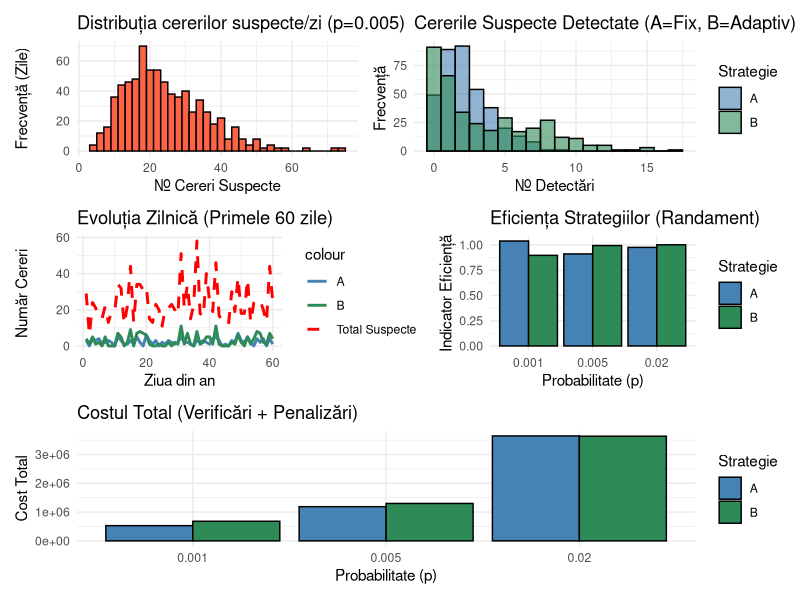
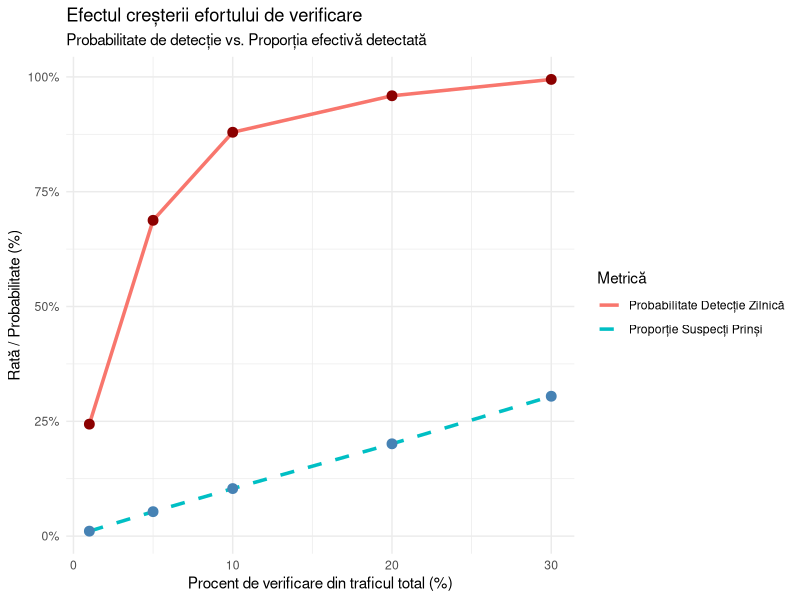
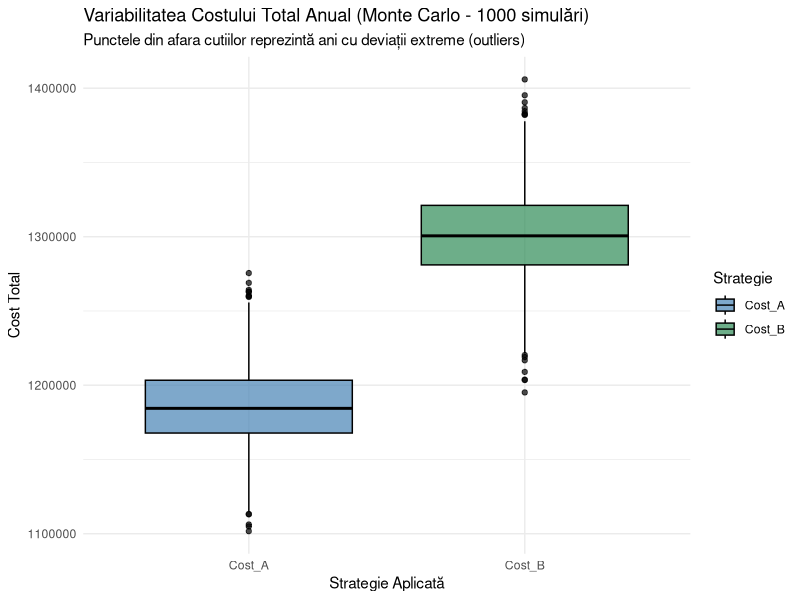

Generate these figures, in order, with R:
# Instalare pachete (dacă nu le aveți deja)
# install.packages(c("tidyverse", "patchwork"))

library(tidyverse)
library(patchwork)

# Setăm seed-ul pentru ca rezultatele să fie identice la fiecare rulare
set.seed(2026)

# ==============================================================================
# 1 & 2. PARAMETRII GENERALI ȘI GENERAREA TRAFICULUI
# ==============================================================================
zile_an <- 365
media_zilnica <- 5000 
dispersia_nb <- 5 # Parametru pentru a crea fluctuații mari de trafic (zile foarte aglomerate)

# --- ANALIZA COSTURILOR (Parametri) ---
# Alocăm un cost per verificare și o penalizare mai mare pentru fiecare suspect nedetectat
cost_verificare <- 2      
cost_nedetectat <- 100    

# Generăm traficul total pentru un an (Folosim Binomială Negativă)
total_cereri <- rnbinom(zile_an, size = dispersia_nb, mu = media_zilnica)

# ==============================================================================
# 3 & 4. FUNCȚIA DE SIMULARE (Pentru scenariile p și Strategii)
# ==============================================================================
simuleaza_scenariu <- function(p_suspect) {
  
  # Generăm cererile suspecte din traficul total (Distribuție Binomială)
  cereri_suspecte <- rbinom(zile_an, size = total_cereri, prob = p_suspect)
  cereri_normale  <- total_cereri - cereri_suspecte
  
  # --- STRATEGIA A: Aleatoare Simplă (Fix 10% din trafic) ---
  pct_fix <- 0.10
  verificate_A <- round(total_cereri * pct_fix)
  
  # --- STRATEGIA B: Adaptivă ---
  # Verificăm 5% în zilele liniștite și 20% în zilele cu trafic mai mare decât media
  pct_adaptiv <- ifelse(total_cereri > mean(total_cereri), 0.20, 0.05)
  verificate_B <- round(total_cereri * pct_adaptiv)
  
  # --- DETECȚIE (Distribuție Hipergeometrică - extragere fără revenire) ---
  # rhyper(nr_zile, bile_albe(suspecte), bile_negre(normale), extrageri)
  detectate_A <- rhyper(zile_an, cereri_suspecte, cereri_normale, verificate_A)
  nedetectate_A <- cereri_suspecte - detectate_A
  
  detectate_B <- rhyper(zile_an, cereri_suspecte, cereri_normale, verificate_B)
  nedetectate_B <- cereri_suspecte - detectate_B
  
  # Asamblăm totul într-un dataframe
  data.frame(
    Ziua = 1:zile_an,
    Total_Cereri = total_cereri,
    Suspecte = cereri_suspecte,
    Normale = cereri_normale,
    P_Scenariu = as.factor(p_suspect),
    Verificate_A = verificate_A, Detectate_A = detectate_A, Nedetectate_A = nedetectate_A,
    Verificate_B = verificate_B, Detectate_B = detectate_B, Nedetectate_B = nedetectate_B
  )
}

# Rulăm simularea pentru cele 3 scenarii cerute
scenarii <- c(0.001, 0.005, 0.02)
# map_dfr aplică funcția pe fiecare probabilitate și lipește tabelele rezultate
date_simulare <- map_dfr(scenarii, simuleaza_scenariu)

# Transformăm formatul datelor ("long format") pentru a putea grupa strategiile A și B
date_long <- date_simulare %>%
  pivot_longer(
    cols = matches("_[AB]$"), 
    names_to = c(".value", "Strategie"), 
    names_pattern = "(.*)_(.)"
  )

# ==============================================================================
# 5. CALCULUL METRICILOR (pe Scenariu și Strategie)
# ==============================================================================
metrici <- date_long %>%
  group_by(P_Scenariu, Strategie) %>%
  summarise(
    # Prob. empirică de a detecta cel puțin 1 pe zi (Zile cu detecție / 365)
    Prob_Detectie_1_Zi = mean(Detectate > 0),
    
    # Proporții (evităm împărțirea la 0 pentru zilele perfect curate)
    Prop_Medie_Detectate = mean(ifelse(Suspecte == 0, 0, Detectate / Suspecte)),
    Prop_Medie_Nedetectate = mean(ifelse(Suspecte == 0, 0, Nedetectate / Suspecte)),
    Medie_Verificari = mean(Verificate),
    
    # INDICATOR DE EFICIENȚĂ PROPUS: "Randamentul Detecției"
    Eficienta = Prop_Medie_Detectate / mean(Verificate / Total_Cereri),
    
    # ANALIZA COSTURILOR
    Cost_Verificari = sum(Verificate) * cost_verificare,
    Cost_Penalizari = sum(Nedetectate) * cost_nedetectat,
    Cost_Total = Cost_Verificari + Cost_Penalizari,
    .groups = "drop"
  )

print("--- Tabel Metrici de Performanta (Inclusiv Costuri) ---")
print(metrici %>% select(P_Scenariu, Strategie, Cost_Verificari, Cost_Penalizari, Cost_Total))

# ==============================================================================
# 6. REPREZENTĂRI GRAFICE (Folosim p=0.005 pentru claritate)
# ==============================================================================
date_plot <- date_long %>% filter(P_Scenariu == "0.005")

# 6.1 Histograma cererilor suspecte zilnice
plot_suspecte <- ggplot(date_plot, aes(x = Suspecte)) +
  geom_histogram(fill = "tomato", color = "black", binwidth = 2) +
  theme_minimal() +
  labs(title = "Distribuția cererilor suspecte/zi (p=0.005)", x = "Nr. Cereri Suspecte", y = "Frecvență (Zile)")

# 6.2 Histograma detectărilor (Comparativ A vs B)
plot_detectate <- ggplot(date_plot, aes(x = Detectate, fill = Strategie)) +
  geom_histogram(position = "identity", alpha = 0.6, binwidth = 1, color="black") +
  theme_minimal() +
  scale_fill_manual(values = c("A" = "steelblue", "B" = "seagreen")) +
  labs(title = "Cererile Suspecte Detectate (A=Fix, B=Adaptiv)", x = "Nr. Detectări", y = "Frecvență")

# 6.3 Evoluția zilnică (Afișăm doar primele 60 de zile pentru lizibilitate)
plot_evolutie <- ggplot(date_plot %>% filter(Ziua <= 60), aes(x = Ziua)) +
  geom_line(aes(y = Suspecte, color = "Total Suspecte"), linewidth = 1, linetype="dashed") +
  geom_line(aes(y = Detectate, color = Strategie), linewidth = 1) +
  theme_minimal() +
  scale_color_manual(values = c("Total Suspecte" = "red", "A" = "steelblue", "B" = "seagreen")) +
  labs(title = "Evoluția Zilnică (Primele 60 zile)", x = "Ziua din an", y = "Număr Cereri")

# 6.4 Grafic Comparativ - Indicatorul de Eficiență pe toate cele 3 scenarii
plot_eficienta <- ggplot(metrici, aes(x = P_Scenariu, y = Eficienta, fill = Strategie)) +
  geom_col(position = "dodge", color="black") +
  theme_minimal() +
  scale_fill_manual(values = c("A" = "steelblue", "B" = "seagreen")) +
  labs(title = "Eficiența Strategiilor (Randament)", x = "Probabilitate (p)", y = "Indicator Eficiență")

# 6.5 Grafic Comparativ - Cost Total
plot_cost <- ggplot(metrici, aes(x = P_Scenariu, y = Cost_Total, fill = Strategie)) +
  geom_col(position = "dodge", color="black") +
  theme_minimal() +
  scale_fill_manual(values = c("A" = "steelblue", "B" = "seagreen")) +
  labs(title = "Costul Total (Verificări + Penalizări)", x = "Probabilitate (p)", y = "Cost Total")

# Afișarea graficelor (necesită pachetul 'patchwork')
(plot_suspecte | plot_detectate) / (plot_evolutie | plot_eficienta) / plot_cost

# ==============================================================================
# 7. SIMULAREA PENTRU MULTIPLE PROCENTE DE VERIFICARE
# ==============================================================================

# --- REZOLVAREA BUG-ULUI: Generăm datele de bază în mediul global pentru test ---
p_suspect_test <- 0.005 
cereri_suspecte_globale <- rbinom(zile_an, size = total_cereri, prob = p_suspect_test)
cereri_normale_globale  <- total_cereri - cereri_suspecte_globale
# --------------------------------------------------------------------------------

# Definim vectorul de procente cerut
procente_verificare <- c(0.01, 0.05, 0.10, 0.20, 0.30)

# Aplicăm o funcție iterativă (map_dfr) pentru a calcula metricile fiecărui procent
rezultate_procente <- map_dfr(procente_verificare, function(pct) {
  
  # Calculăm câte cereri sunt verificate efectiv pe zi
  verificate <- round(total_cereri * pct)
  
  # Simulăm detecția folosind variabilele globale corectate
  detectate <- rhyper(zile_an, cereri_suspecte_globale, cereri_normale_globale, verificate)
  
  # Returnăm un rând de tabel cu rezultatele
  data.frame(
    Procent_Verificare = paste0(pct * 100, "%"),
    Prob_Detectie_Min_1 = mean(detectate > 0),
    Proportie_Medie_Detectata = mean(ifelse(cereri_suspecte_globale == 0, 0, detectate / cereri_suspecte_globale))
  )
})

# Afișăm tabelul în consolă
print("--- Efectul creșterii procentului de verificare ---")
print(rezultate_procente)

# Transformăm coloana Procent în număr pentru grafic
grafic_data <- rezultate_procente %>%
  mutate(Procent_Numeric = as.numeric(gsub("%", "", Procent_Verificare)))

ggplot(grafic_data, aes(x = Procent_Numeric)) +
  geom_line(aes(y = Prob_Detectie_Min_1, color = "Probabilitate Detecție Zilnică"), linewidth = 1.2) +
  geom_point(aes(y = Prob_Detectie_Min_1), size = 3, color = "darkred") +
  geom_line(aes(y = Proportie_Medie_Detectata, color = "Proporție Suspecți Prinși"), linewidth = 1.2, linetype = "dashed") +
  geom_point(aes(y = Proportie_Medie_Detectata), size = 3, color = "steelblue") +
  theme_minimal() +
  scale_y_continuous(labels = scales::percent_format(accuracy = 1)) +
  labs(
    title = "Efectul creșterii efortului de verificare",
    subtitle = "Probabilitate de detecție vs. Proporția efectivă detectată",
    x = "Procent de verificare din traficul total (%)",
    y = "Rată / Probabilitate (%)",
    color = "Metrică"
  )

# ==============================================================================
# 8. SIMULARE MONTE CARLO (Minim 1000 iteratii pentru a studia variabilitatea)
# ==============================================================================
N_sim <- 1000
p_mc <- 0.005 # Alegem un scenariu fix pentru analiza de variabilitate

print(paste("Rulăm simularea Monte Carlo de", N_sim, "ori... (Așteptați câteva secunde)"))

# Rulăm simularea de 1000 de ori
rezultate_mc <- map_dfr(1:N_sim, function(i) {
  # Regenerăm traficul pentru fiecare iterație pentru a surprinde incertitudinea
  trafic_mc <- rnbinom(zile_an, size = dispersia_nb, mu = media_zilnica)
  suspecte_mc <- rbinom(zile_an, size = trafic_mc, prob = p_mc)
  normale_mc  <- trafic_mc - suspecte_mc
  
  # A: Strategie 10% Fix
  verificate_A <- round(trafic_mc * 0.10)
  detectate_A <- rhyper(zile_an, suspecte_mc, normale_mc, verificate_A)
  cost_A <- sum(verificate_A) * cost_verificare + sum(suspecte_mc - detectate_A) * cost_nedetectat
  
  # B: Strategie Adaptivă
  pct_adaptiv <- ifelse(trafic_mc > mean(trafic_mc), 0.20, 0.05)
  verificate_B <- round(trafic_mc * pct_adaptiv)
  detectate_B <- rhyper(zile_an, suspecte_mc, normale_mc, verificate_B)
  cost_B <- sum(verificate_B) * cost_verificare + sum(suspecte_mc - detectate_B) * cost_nedetectat
  
  data.frame(Simulare = i, Cost_A = cost_A, Cost_B = cost_B)
})

# Analiza mediilor și a variabilității (Deviația Standard)
rezumat_mc <- rezultate_mc %>%
  pivot_longer(cols = c(Cost_A, Cost_B), names_to = "Strategie", values_to = "Cost_Total") %>%
  group_by(Strategie) %>%
  summarise(
    Medie_Cost = mean(Cost_Total),
    Variabilitate_SD = sd(Cost_Total), # Deviația standard ne arată fluctuațiile
    Cost_Min = min(Cost_Total),
    Cost_Max = max(Cost_Total)
  )

print("--- Analiza Monte Carlo: Media și Variabilitatea Costurilor ---")
print(rezumat_mc)

# Generăm și un Boxplot pentru vizualizarea distribuției (variabilității) costurilor
ggplot(rezultate_mc %>% pivot_longer(cols = c(Cost_A, Cost_B), names_to = "Strategie", values_to = "Cost_Total"), 
       aes(x = Strategie, y = Cost_Total, fill = Strategie)) +
  geom_boxplot(alpha = 0.7, color = "black") +
  theme_minimal() +
  scale_fill_manual(values = c("Cost_A" = "steelblue", "Cost_B" = "seagreen")) +
  labs(title = paste("Variabilitatea Costului Total Anual (Monte Carlo -", N_sim, "simulări)"),
       subtitle = "Punctele din afara cutiilor reprezintă ani cu deviații extreme (outliers)",
       x = "Strategie Aplicată", y = "Cost Total")
